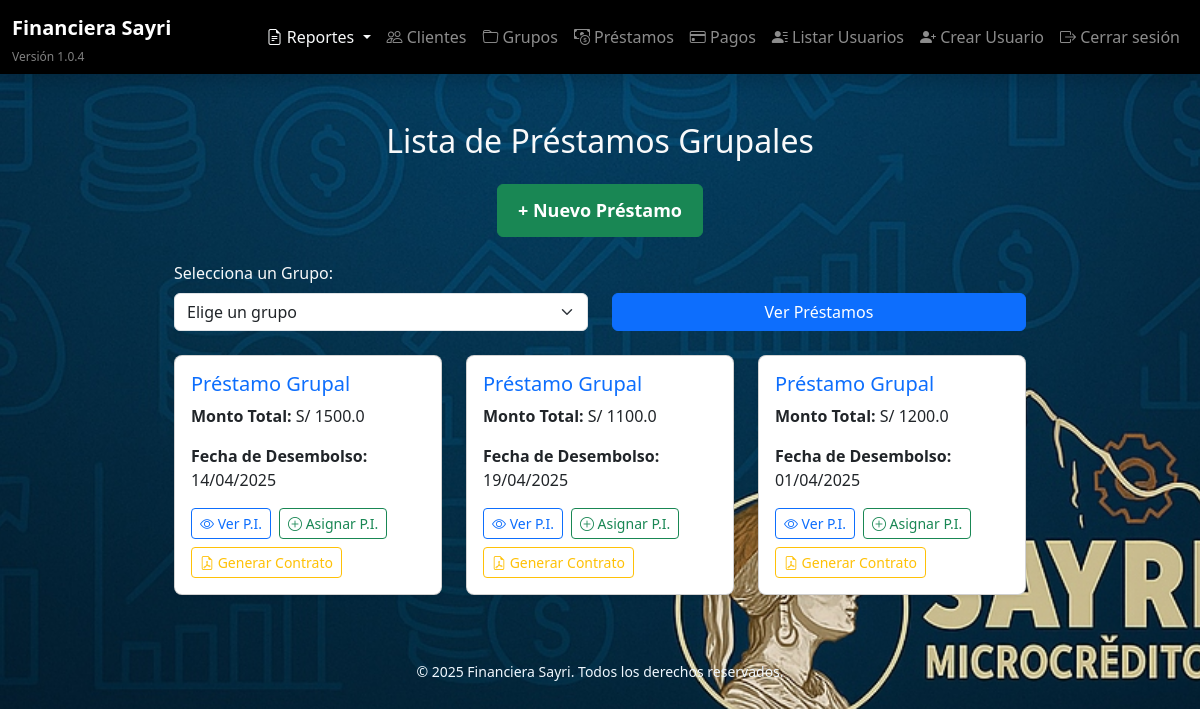
Page /prestamos_grupales/grupo/1/prestamos (signed in) on the committed database.
### models/prestamo_grupal.py (models this page shows)
class PrestamoGrupal(db.Model):
    __tablename__ = 'prestamogrupal'
    id = db.Column(db.Integer, primary_key=True)
    grupo_id = db.Column(db.Integer, db.ForeignKey('grupo.id'), nullable=False)
    fecha_desembolso = db.Column(db.Date, nullable=False, default=date.today)  # Valor por defecto: hoy
    prestamos_individuales = db.relationship('PrestamoIndividual', back_populates='prestamo_grupal', cascade='all, delete-orphan', lazy='subquery')
    @property
    def monto_total(self):
        return sum(prestamo.monto for prestamo in self.prestamos_individuales) if self.prestamos_individuales else 0.0

### models/prestamo_individual.py (models this page shows, shortened)
class PrestamoIndividual(db.Model):
    __tablename__ = 'prestamoindividual'
    id = db.Column(db.Integer, primary_key=True)
    prestamo_grupal_id = db.Column(db.Integer, db.ForeignKey('prestamogrupal.id'), nullable=False)
    cliente_id = db.Column(db.Integer, db.ForeignKey('cliente.id'), nullable=False)
    monto_pagado = db.Column(db.Float, default=0.0)
    monto = db.Column(db.Float, nullable=False)
    pagos = db.relationship('Pago', back_populates='prestamo_individual', cascade='all, delete-orphan', lazy='subquery')  # Considerar 'subquery' si hay muchos pagos
    prestamo_grupal = db.relationship('PrestamoGrupal', back_populates='prestamos_individuales')

### routes/prestamos_grupales.py (the view)
@prestamos_grupales_bp.route('/grupo/<int:grupo_id>/prestamos')
@login_required
def prestamos_por_grupo(grupo_id):
    prestamos_grupales = PrestamoGrupal.query.filter_by(grupo_id=grupo_id).all()
    grupo = Grupo.query.get_or_404(grupo_id)
    grupos = Grupo.query.all()
    return render_template('prestamos_grupales/lista_prestamos_grupales.html',
                           prestamos_grupales=prestamos_grupales,
                           grupo=grupo,
                           grupos=grupos)  # Aquí se pasa la lista de grupos

### templates/prestamos_grupales/lista_prestamos_grupales.html (shortened to what this page needs)
{% extends "base.html" %}
{% block content %}
<div class="container py-4">
    <h2 class="text-center mb-4">Lista de Préstamos Grupales</h2>
    <div class="text-center mb-4">
        <a href="{{ url_for('prestamos_grupales.nuevo_prestamo_grupal') }}" class="btn btn-success">+ Nuevo Préstamo</a>
    </div>
    <form method="GET" action="{{ url_for('prestamos_grupales.lista_prestamos_grupales') }}" class="mb-4">
        <div class="row">
            <div class="col-md-6">
                <label for="grupo_id" class="form-label">Selecciona un Grupo:</label>
                <select name="grupo_id" id="grupo_id" class="form-select" required>
                    <option value="" disabled selected>Elige un grupo</option>
                </select>
            </div>
            <div class="col-md-6 d-flex align-items-end">
                <button type="submit" class="btn btn-primary w-100">Ver Préstamos</button>
            </div>
        </div>
    </form>
    {% if prestamos_grupales %}
        <div class="row">
            {% for prestamo in prestamos_grupales %}
                <div class="col-md-4">
                    <div class="card shadow-sm mb-4">
                        <div class="card-body">
                            <h5 class="card-title text-primary">Préstamo Grupal</h5>
                            <p class="card-text"><strong>Monto Total:</strong> S/ {{ prestamo.monto_total }}</p>
                            <p class="card-text"><strong>Fecha de Desembolso:</strong> {{ prestamo.fecha_desembolso.strftime('%d/%m/%Y') }}</p>
                            <div class="d-flex flex-wrap gap-2 mt-3">
                                <a href="{{ url_for('prestamos_grupales.prestamos_individuales', prestamo_grupal_id=prestamo.id) }}" class="btn btn-sm btn-outline-primary">
                                    <i class="bi bi-eye"></i> Ver P.I.
                                </a>
                                <a href="{{ url_for('prestamos_grupales.asignar_prestamos_individuales', prestamo_grupal_id=prestamo.id) }}" class="btn btn-sm btn-outline-success">
                                    <i class="bi bi-plus-circle"></i> Asignar P.I.
                                </a>
                                <a href="{{ url_for('prestamos_grupales.generar_contrato', prestamo_grupal_id=prestamo.id) }}" class="btn btn-sm btn-outline-warning">
                                    <i class="bi bi-file-earmark-pdf"></i> Generar Contrato
                                </a>
                            </div>
                        </div>
                    </div>
                </div>
            {% endfor %}
        </div>
    {% elif selected_grupo_id %}
        <p class="text-center text-muted">No hay préstamos registrados para este grupo.</p>
    {% endif %}
</div>
{% endblock %}

### static/styles.css (style rules this page uses)
body { background: url('/static/images/fondo.jpg') no-repeat center center fixed; background-size: cover; color: white; }

### templates/prestamos_grupales/lista_prestamos_grupales.html (style rules this page uses)
.container { max-width: 900px; margin: auto; }
.card { border-radius: 8px; transition: transform 0.2s, box-shadow 0.2s; }
.text-center { text-align: center; }
.btn-success { font-size: 18px; padding: 12px 20px; font-weight: bold; }
.gap-2 { gap: 10px; }

### rows in the picture
PrestamoGrupal: monto_total "1500.0", fecha_desembolso "14/04/2025"
PrestamoGrupal: monto_total "1100.0", fecha_desembolso "19/04/2025"
PrestamoGrupal: monto_total "1200.0", fecha_desembolso "01/04/2025"
